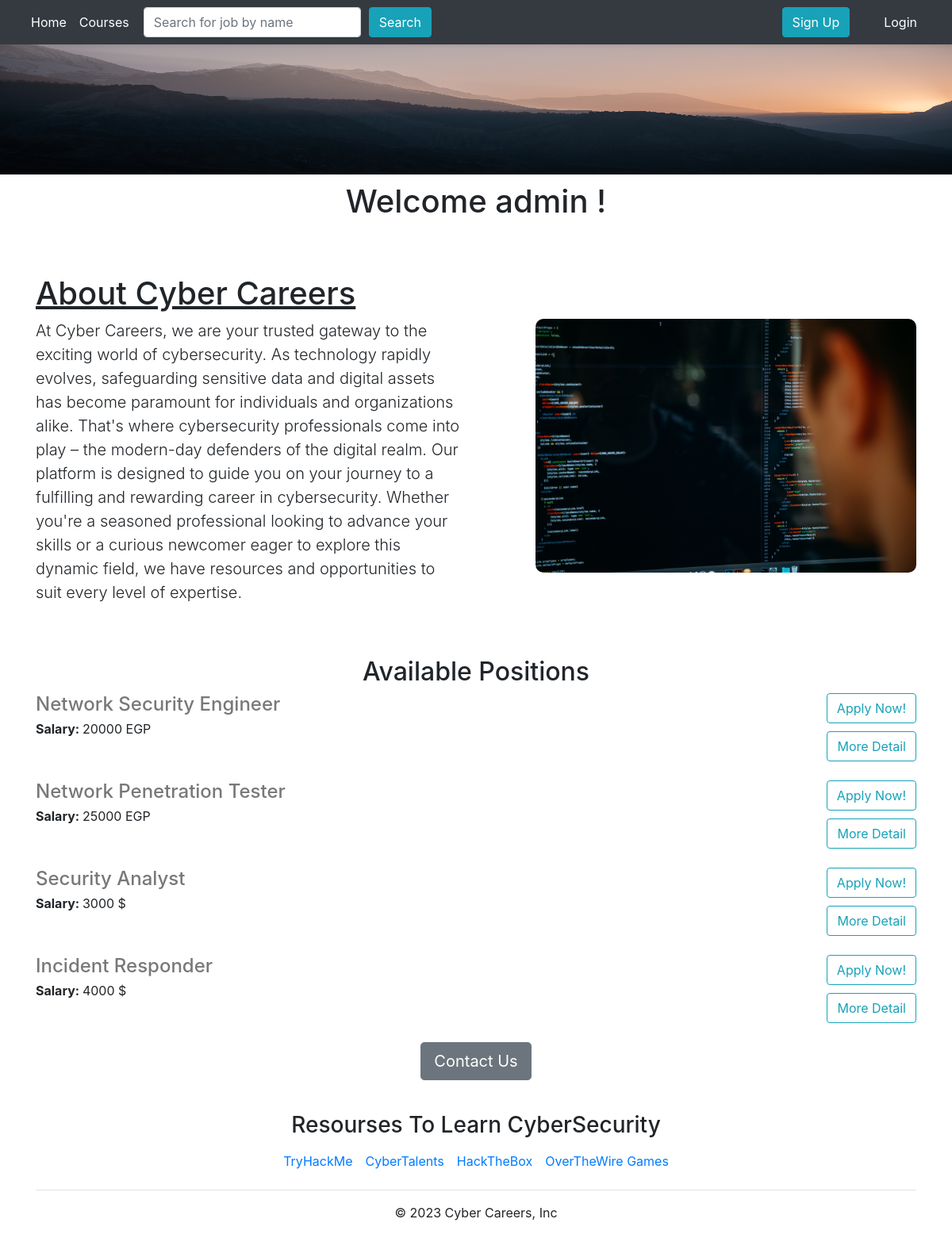
The page / (signed in) on the database its author committed.
### tables this page shows
CREATE TABLE jobs (
            id INTEGER PRIMARY KEY AUTOINCREMENT,
            title TEXT NOT NULL,
            location TEXT NOT NULL,
            salary INTEGER DEFAULT NULL,
            currency TEXT DEFAULT NULL,
            responsibilities TEXT DEFAULT NULL,
            requirements TEXT DEFAULT NULL
        );

### app.py (the view)
@app.route('/')
def home():
    if "username" in session:  # check if user's session is stored or not
        username = session["username"]  # getting username by his session
        return render_template('home.html', jobs=get_jobs_from_db(), username=username)
    else:
        flash("You are not logged in", category='success')
        return redirect(url_for("login"))

### database.py (called while the page is built)
def create_sqlite_connection(name='database.db'):
    return sqlite3.connect(name, check_same_thread=False)

def get_jobs_from_db():
    with create_sqlite_connection() as conn:
        cursor = conn.cursor()
        result = cursor.execute('SELECT * FROM jobs')
        jobs_dicts = []
        columns = [column[0] for column in result.description]  # Retrieve column names
        for row in result.fetchall():
            row_dict = dict(zip(columns, row))
            jobs_dicts.append(row_dict)
    return jobs_dicts

### templates/home.html (shortened to what this page needs)
<!DOCTYPE html>
<html lang="en">
<head>
    {% include 'bootstrap_css.html' %}
</head>
<body>
    {% include 'navbar.html' %}
    {% include 'banner.html' %}
    <div class="container">
        <h1 class="text-center" style="padding-top: 10px;">Welcome {{username}} !</h1>
        <h1 class="text-left" style="padding-top: 60px;"><u>About Cyber Careers</u></h1>
        <div class="row" style="margin-bottom: 50px;">
            <div class="col-md-6">
             <p class="lead">At Cyber Careers, we are your trusted gateway to the exciting world of cybersecurity. As technology rapidly evolves, safeguarding sensitive data and digital assets has become paramount for individuals and organizations alike. That's where cybersecurity professionals come into play – the modern-day defenders of the digital realm.
                Our platform is designed to guide you on your journey to a fulfilling and rewarding career in cybersecurity. Whether you're a seasoned professional looking to advance your skills or a curious newcomer eager to explore this dynamic field, we have resources and opportunities to suit every level of expertise.</p>
            </div>
            <div class="d-none d-md-block col-md-6 ">
             <img src="../static/images/processes_monitoring.jpg" alt="img" style="float:right; height:320px;border-radius: 10px;">
            </div>
        </div>
    <h2 class="text-center mt-4" >Available Positions</h2>
        {% for job in jobs %}
            {% include 'job_item.html' %}
        {% endfor %}
    <div class="text-center">
        <a class="btn btn-secondary btn-lg" href="mailto:salehadel2001@gmail.com?subject=Question%20About%20The%20Job%20Openings&body=I%20need%20to%20ask%20about%20%3CYour%20Question%20here%3E">Contact Us</a>
    </div>
    </div>
  {% include 'footer.html' %}
</body>
</html>

### templates/job_item.html
<div class="border-buttom row" style="margin-bottom: 16px;padding-bottom: 8px;">
    <div class="col-10">
        <h4 style="color: rgb(120, 120, 120); margin-bottom: 4px;">
            {{job['title']}}
        </h4>
        {% if 'salary' in job %}
            <div>
                <b>Salary: </b>{{job['salary']}} {{job['currency']}}
            </div>
        {% endif %}
    </div>
    <div class="col-2">
        <a class="btn btn-outline-info float-right align-middle" href="/job/{{job['id']}}/apply">
            Apply Now!
        </a>
        <br><br>
        <a class="btn btn-outline-info float-right align-middle" href="/job/{{job['id']}}">
            More Detail
        </a>
    </div>
</div>

### rows shown on the page
jobs: title "Network Security Engineer", salary "20000", currency "EGP"
jobs: title "Network Penetration Tester", salary "25000", currency "EGP"
jobs: title "Security Analyst", salary "3000", currency "$"
jobs: title "Incident Responder", salary "4000", currency "$"

### other values the page prints
{{ username }} "admin"
